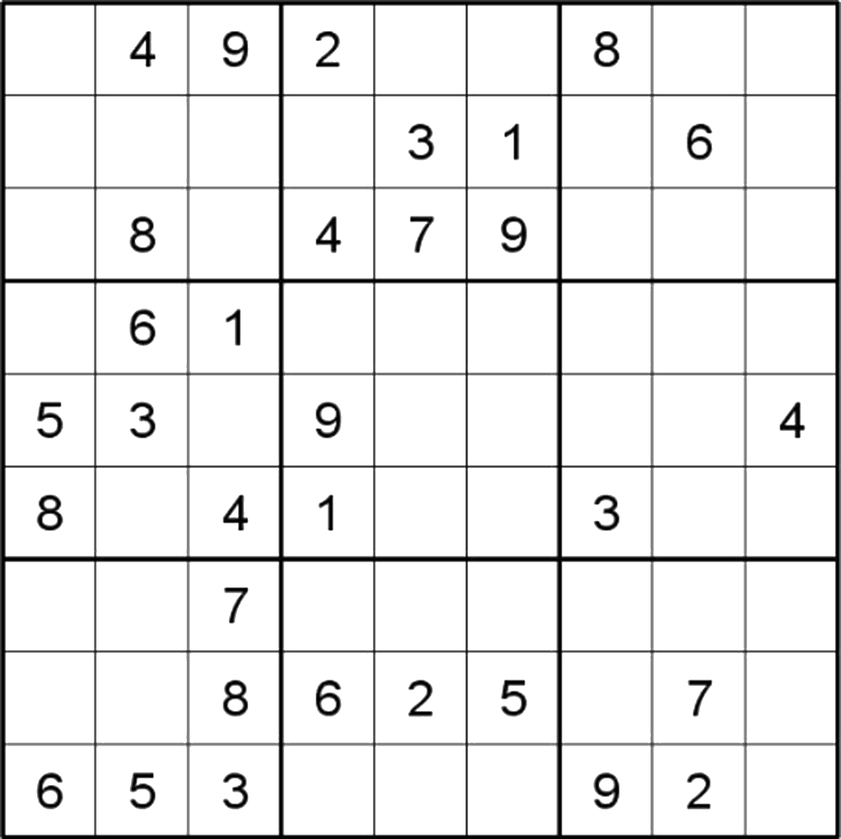
#> input picture tests/png/grid2.png, 841 x 839 px, shrunk from 1820 x 1816 before the run, found by its file name
$ python problem_cell.py
#> lines starting #> are read from the running program, lines starting #| are printed output that depends on the picture
import cv2
import os

PNG_DIR = 'tests/png'
OUT_PATH = 'tests/cell_1.png'
OUT_PATH_SOLVED = 'tests/cell_4.png'
GRID_SIZE = 9
PADDING_FRAC = 0.2

# Get the second PNG file (grid2.png)
png_files = sorted([f for f in os.listdir(PNG_DIR) if f.endswith('.png')])
if len(png_files) < 2:
    raise RuntimeError('Not enough PNG files in tests/png/')
img_path = os.path.join(PNG_DIR, png_files[1])
img = cv2.imread(img_path)
#> img is the input picture: shape (839, 841, 3); min 0, max 255, mean 234.7
if img is None:
    raise RuntimeError(f'Could not read {img_path}')

h, w = img.shape[:2]
#> h = 839; w = 841
cell_h = h // GRID_SIZE
#> cell_h = 93
cell_w = w // GRID_SIZE
#> cell_w = 93

# First problematic cell (row 3, col 2)
row, col = 3, 2  # 0-based
x1 = col * cell_w
#> x1 = 186
y1 = row * cell_h
#> y1 = 279
x2 = (col + 1) * cell_w
#> x2 = 279
y2 = (row + 1) * cell_h
#> y2 = 372
pad_x = int(cell_w * PADDING_FRAC)
#> pad_x = 18
pad_y = int(cell_h * PADDING_FRAC)
#> pad_y = 18
px1 = min(max(x1 + pad_x, 0), w)
#> px1 = 204
py1 = min(max(y1 + pad_y, 0), h)
#> py1 = 297
px2 = min(max(x2 - pad_x, 0), w)
#> px2 = 261
py2 = min(max(y2 - pad_y, 0), h)
#> py2 = 354
cell_img = img[py1:py2, px1:px2]
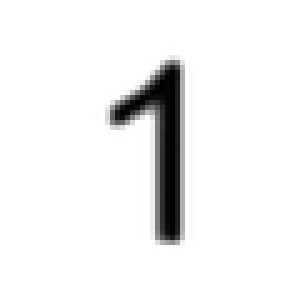
#> cell_img: shape (57, 57, 3) (shown 5 times larger); min 0, max 255, mean 239
cv2.imwrite(OUT_PATH, cell_img)
print(f'Saved cell ({row},{col}) from {img_path} to {OUT_PATH}')

# Second cell two rows below (row 5, col 2)
row2 = row + 2
x1_2 = col * cell_w
#> x1_2 = 186
y1_2 = row2 * cell_h
x2_2 = (col + 1) * cell_w
y2_2 = (row2 + 1) * cell_h
px1_2 = min(max(x1_2 + pad_x, 0), w)
py1_2 = min(max(y1_2 + pad_y, 0), h)
px2_2 = min(max(x2_2 - pad_x, 0), w)
py2_2 = min(max(y2_2 - pad_y, 0), h)
cell_img2 = img[py1_2:py2_2, px1_2:px2_2]
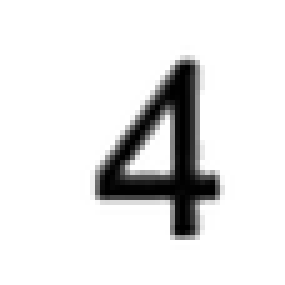
#> cell_img2: shape (57, 57, 3) (shown 5 times larger); min 0, max 255, mean 228.6
cv2.imwrite(OUT_PATH_SOLVED, cell_img2)
print(f'Saved cell ({row2},{col}) from {img_path} to {OUT_PATH_SOLVED}')
